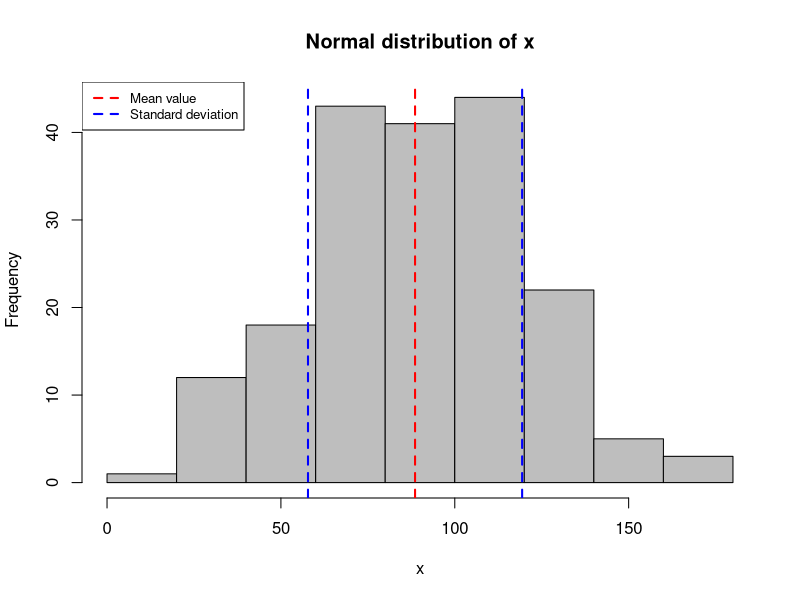

Write the R code that produced this figure.
# Aufgabe 1

k <- 100

x <- rnorm(sample(k:(2*k), 1), runif(1, 0, k), rexp(1, 1/k))
#sample(k:(2*k), 1):  1 random value is selected from the interval [k; 2*k]
#runif(1, 0, k):      1 random uniformly distributed number (uniform distribution) is generated from the interval [0;k)
#rexp(1, 1/k):        1 random number from an exponential distribution with a rate of 1/k (=inverse parameter to the expected value)
                      # if rate parameter large -> variance small (variance (exponential distribution): 1/lambda^2)
#rnorm(number, mean, sd) "number" figures with a mean value "mean" and standard deviation "sd" are generated from a normal distribution

# Plot Histogram
hist(x, col = "grey", main = "Normal distribution of x", xlab = "x", ylab = "Frequency")

# Add mean value and standard deviation
mean_x <- mean(x)
sd_x <- sd(x)
abline(v = mean_x, col = "red", lwd = 2, lty = 2)         #lty = linetype, lwd = linewidth
abline(v = mean_x - sd_x, col = "blue", lwd = 2, lty = 2)
abline(v = mean_x + sd_x, col = "blue", lwd = 2, lty = 2)

# Add legend
legend("topleft", legend = c("Mean value", "Standard deviation"), col = c("red", "blue"), lty = 2, lwd = 2, cex = 0.8)
# cex = size or characterexpension
